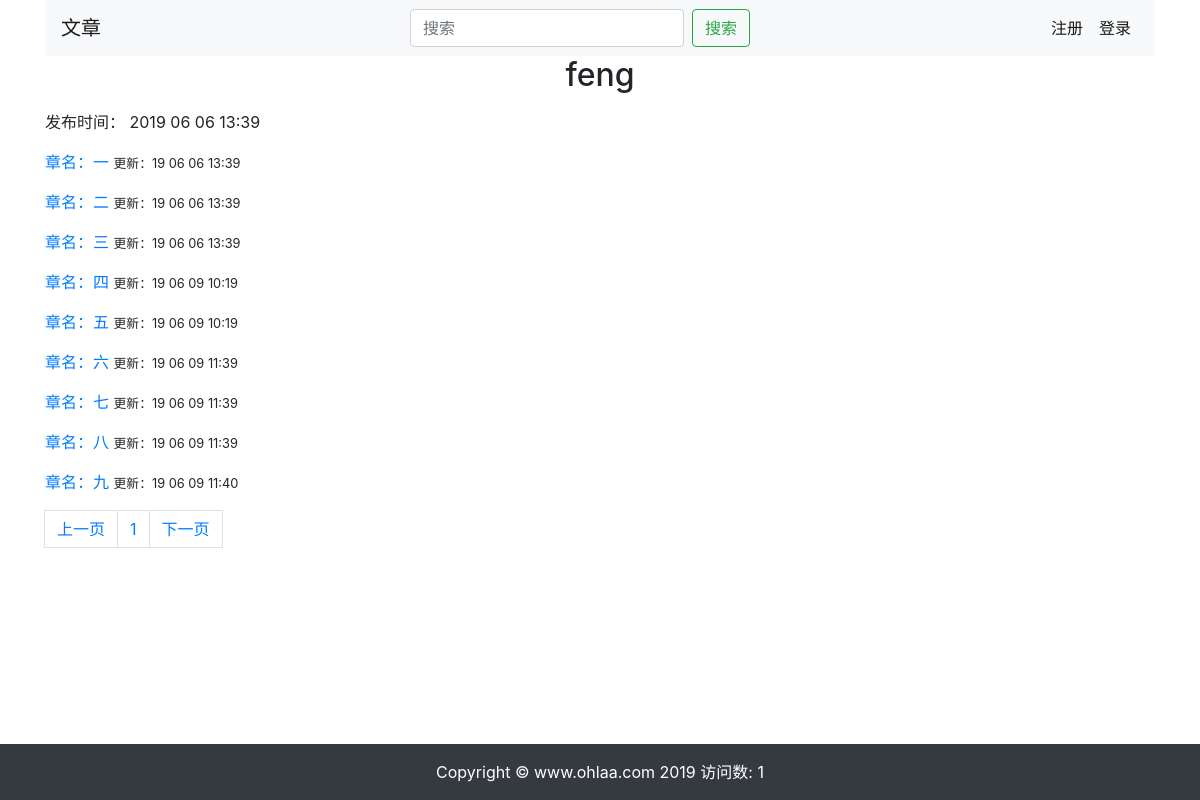
Screenshot of /article/2/ with the database file from the repository.
### learning_logs/models.py (models this page shows)
class Article(models.Model):
	art_name=models.CharField('标题',max_length=200)
	art_add_date=models.DateTimeField(auto_now_add=True)
	art_author=models.CharField('作者',max_length=10,default="")
	user_owner=models.ForeignKey(User,on_delete=models.CASCADE)
	art_type=models.CharField('类型',max_length=200)
	art_status=models.CharField('状态',max_length=200,default="")
	art_introduction=models.CharField('简介',max_length=200,default="")
	art_name_used=models.CharField('曾用名',max_length=200,default="")
	def __str__(self):
		if len(self.art_name)>=20:
			art_name_limit=self.art_name[:20]+'...'
		else:
			art_name_limit=self.art_name
		return art_name_limit

class ArtChapter(models.Model):
	chapter_name=models.CharField('章名',max_length=200)
	chapter_content=models.TextField('文章内容')
	article=models.ForeignKey(Article,verbose_name="文章",on_delete=models.CASCADE,null=True)
	chapter_add_date=models.DateTimeField(auto_now=True)
	class Meta:
		ordering=['chapter_add_date']

### learning_logs/views.py (the view)
# urls.py: re_path(r'^article/(?P<article_id>\d+)/$', views.article,name='article'),
def article(request,article_id):
	article=Article.objects.get(id=article_id)
	artchapters=article.artchapter_set.all()
	paginator=Paginator(artchapters,10)
	current_page=int(request.GET.get('page',1))
	if paginator.num_pages >7 :
		if current_page-3 < 1:
			page_ran=range(1,8)
		elif current_page +3 >paginator.num_pages:
			page_ran=range(paginator.num_pages-6,paginator.num_pages+1)
		else:
			page_ran=range(current_page-3,current_page+4)
		page_range=page_ran
	else:
		page_range=paginator.page_range
	current_page_chapter=paginator.page(current_page)
	context = {'article':article,'current_page_chapter':current_page_chapter,'page_range':page_range}
	return render(request,'learning_logs/article.html',context)

### learning_logs/templates/learning_logs/article.html (shortened to what this page needs)
{% extends 'learning_logs/base.html' %}
{% block header %}
<h2 class="text-center">{{ article }}</h2>
{% endblock header %}
{% block content %}
<div class="panel panel-default">
	<div class="panel-body">
		<p>发布时间：
			{{ article.art_add_date|date:'Y m d H:i' }}
		</p>
	</div>
	{% for i in current_page_chapter %}
		<p>
		<a href="{% url 'learning_logs:look_chapter' i.id %}">
			章名：{{i.chapter_name}}
		</a><small> 更新：{{i.chapter_add_date|date:'y m d H:i'}}</small>
		</p>
	{% endfor %}
</div>
	<nav aria-label="Page navigation example">
		<ul class="pagination">
			{% if current_page_chapter.has_previous %}
			<li class="page-item"><a class="page-link" href="?current_page_chapter.previous_page_number" aria-label="Previous"><span aria-hidden="true">上一页</span></a></li>
			{% else %}
			<li class="disabled"><a class="page-link" href="" aria-label="Next"><span aria-hidden="true">上一页</span></a></li>
			{% endif %}
			{% for page in page_range %}
			<li class="page-item"><a class="page-link" href="?page={{page}}">{{page}}</a></li>
			{% endfor %}
			{% if current_page_chapter.has_next%}
			<li><a class="page-link" href="?page={{current_page_chapter.next_page_number}}" aria-label="Next"><span aria-hidden="true">下一页</span></a></li>
			{% else %}
			<li class="disabled"><a class="page-link"  href="" aria-label="Next"><span aria-hidden="true">下一页</span></a></li>
			{% endif %}
		</ul>
	</nav>
{% endblock content %}

### rows the page displays
Article: art_name "feng", art_add_date "2019 06 06 13:39"
ArtChapter: chapter_name "一", chapter_add_date "19 06 06 13:39"
ArtChapter: chapter_name "二", chapter_add_date "19 06 06 13:39"
ArtChapter: chapter_name "三", chapter_add_date "19 06 06 13:39"
ArtChapter: chapter_name "四", chapter_add_date "19 06 09 10:19"
ArtChapter: chapter_name "五", chapter_add_date "19 06 09 10:19"
ArtChapter: chapter_name "六", chapter_add_date "19 06 09 11:39"
ArtChapter: chapter_name "七", chapter_add_date "19 06 09 11:39"
ArtChapter: chapter_name "八", chapter_add_date "19 06 09 11:39"
ArtChapter: chapter_name "九", chapter_add_date "19 06 09 11:40"

### other values shown
{{ page }} "1"
